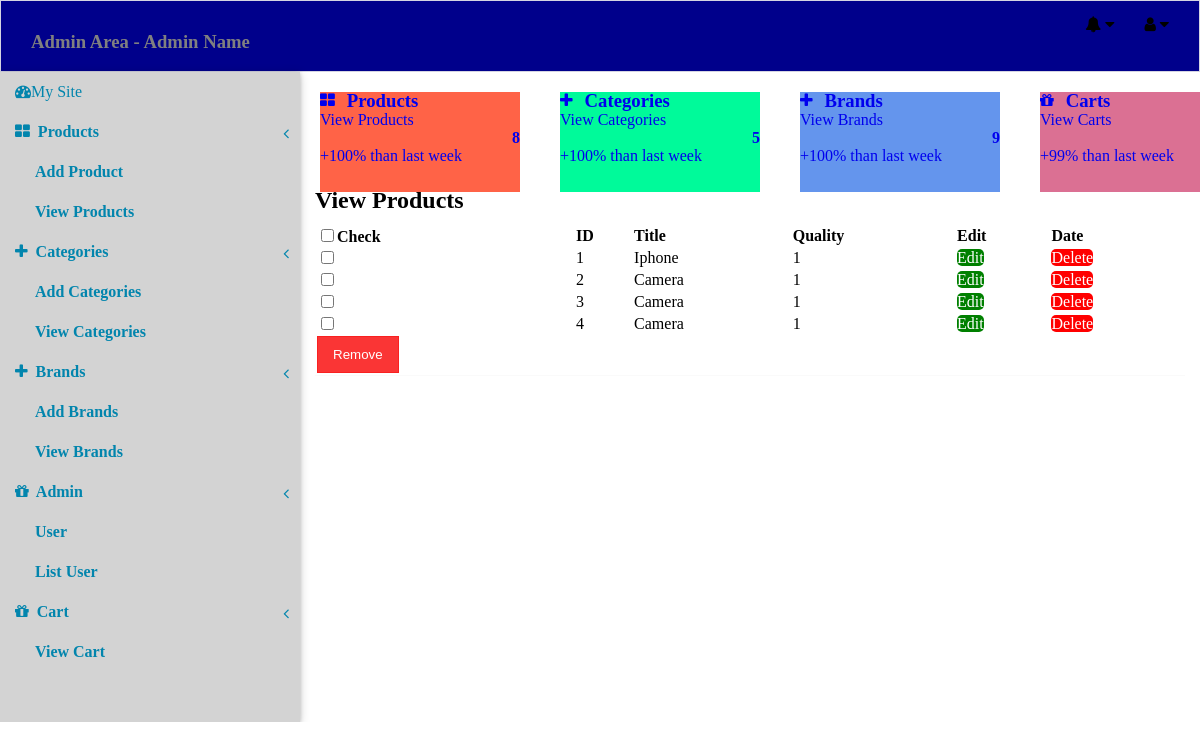
The app's page /admin_area/index.php?action=view_cart with its own data.
### tables this page shows
CREATE TABLE `cart` (
  `cat_id` int(11) NOT NULL,
  `product_id` int(11) NOT NULL,
  `product_title` varchar(20) NOT NULL,
  `ip_address` varchar(11) NOT NULL,
  `quality` int(11) NOT NULL DEFAULT 1
);

### admin_area/includes/view_cart.php (the view, shortened to what this page needs)
<div class="view_product_box">
<h2>View Products</h2>
<div class="border_bottom">
    <form action="" metho="post" enctype="multipart/form-data" >
        <table width="100%">
            <thead>
                <tr>
                    <th><input type="checkbox" id="CheckAll" />Check</th>
                    <th>ID</th>
                    <th>Title</th>
                    <th>Quality</th>
                    <th>Edit</th>
                    <th>Date</th>
                </tr>
            </thead>
            <?php $all_products = mysqli_query($con,"select * from cart order by product_id DESC");
            $i = 1;
            while($row=mysqli_fetch_array($all_products)){
            ?>
            <tbody>
                <tr>
                    <td><input type="checkbox" name="deleteAll[]" value=""/></td>
                    <td><?php echo $i ;?></td>
                    <td><?php echo $row['product_title'] ?></td>
                    <td><?php echo $row['quality'] ?></td>
                     <td><a style="background:green; width:35px; border-radius:5px; height:25px; color:white; text-decoration:none;" href="index.php?action=edit_pro&product_id =<?php echo $row['product_id'];?>">Edit</a></td>
                    <td><a style="background:red; width:35px; border-radius:5px; height:25px; color:white; text-decoration:none;" href="index.php?action=view_pro&delete_product =<?php echo $row['product_id'];?>">Delete</a></td>
                </tr>
            </tbody>
            <?php $i++ ;}?>
            <tr>
                <td>
                    <input type="submit" class="checkall" name="delete_all" value="Remove">
                </td>
            </tr>
        </table>
    </form>
</div>
</div>

### admin_area/styles/style.css (style rules this page uses)
html, body, div, span, applet, object, iframe, h1, h2, h3, h4, h5, h6, p, blockquote, pre, a, abbr, acronym, address, big, cite, code, del, dfn, em, img, ins, kbd, q, s, samp, small, strike, strong, sub, sup, tt, var, b, u, i, center, dl, dt, dd, ol, ul, li, fieldset, form, label, legend, table, caption, tbody, tfoot, thead, tr, th, td, article, aside, canvas, details, embed, figure, figcaption, footer, header, hgroup, menu, nav, output, ruby, section, summary, time, mark, audio, video { margin: 0; padding: 0; border: 0; }
.border_bottom { border-bottom: 0.01px solid rgba(0,0,0,0.02); margin: 10px 0; }
.view_product_box th, .view_product_box td { text-align: left; }
.checkall { padding: 10px 15px; background: rgba(250, 32,32,0.9); border: 0.01px solid rgba(250, 32,32,0.9); color: white; }

### records on screen
cart: product_title "Iphone", quality "1"
cart: product_title "Camera", quality "1"
cart: product_title "Camera", quality "1"
cart: product_title "Camera", quality "1", $row['product_id'] 2 (drawn)
